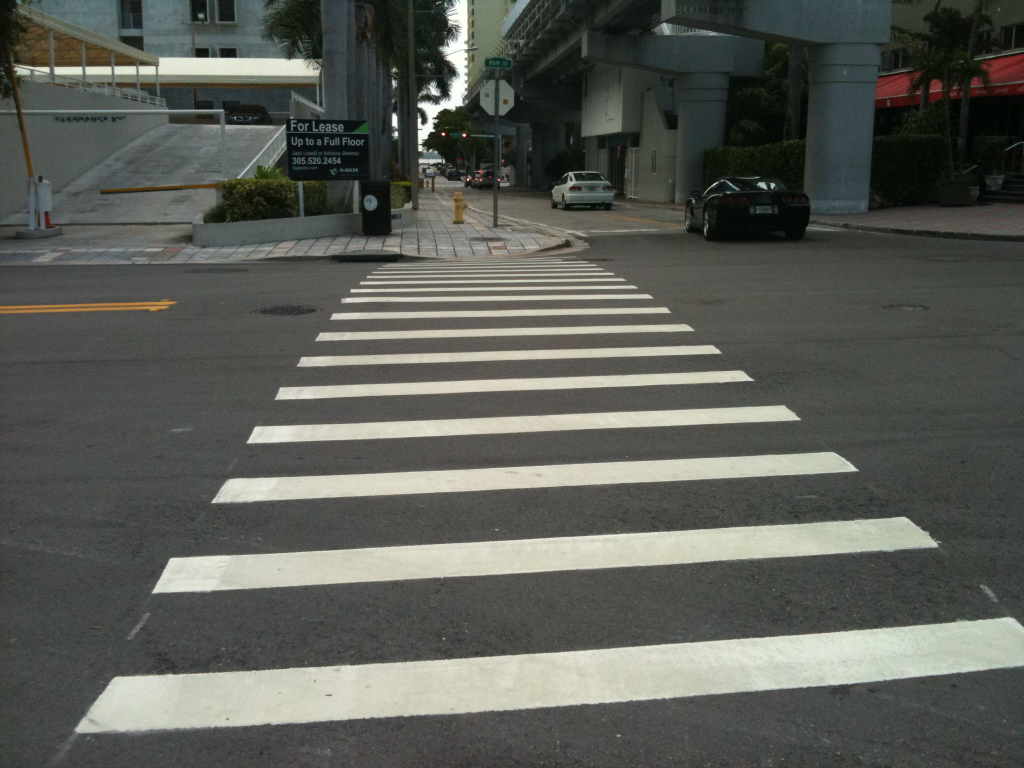
%> input picture Samples/zebra3.jpg, 2048 x 1536 px (shown at 1/2 size)
$ octave LSD.m   (GNU Octave 9; MATLAB toolbox functions it lacks are replaced by stand-ins)
%> lines starting %> are read from the running program, lines starting %| are printed output that depends on the picture; in (x1, y1, x2, y2) boxes, pixels count from 0 and x2, y2 are one past the last pixel; in counts of white or black regions, pixels touching at a corner belong together; the program's own positions count from 1
### matlab/polarity.m
function [ p ] = polarity( region, gy )
%POLARITY
%   compute the polarity of a line segment region
%   input:  region      pixel coordinates in rc space
%           gy          vertical gradient map

    sum = 0;
    for i = 1:5
        k = randi(length(region(1,:)));
        r = region(1,k);
        c = region(2,k);
        sum = sum + gy(r,c);
    end
    if sum > 0
        p = 1;
    else
        p = -1;
    end
end

### matlab/LSD.m
clear;
clc;
close all;

%% Step 0: Read input image
im  = rgb2gray(imread('../samples/zebra3.jpg'));
%> im: size 1536x2048 uint8; min 0, max 255, mean 90.8
im = imresize(im, [300, 400]);
%> im: size 300x400 uint8
iim = im;   % for visualization
im = 255 - im;
% black pixels are 0 and white pixels are up to 255

tic;
%% Step 1: Image scaling
% Hyper-parameters
S = 0.8;
E = 0.6;

im = imgaussfilt(im, E/S);
im = imsharpen(im);
im = imadjust(im);
% imshow(iim);

%% Step 2: Gradient computation
% compute the gradient angle and magnitude of all pixels
% -1  1  flip  1  -1
% -1  1  ===>  1  -1
Dx_mask = [1 -1; 1 -1];
% -1  -1  flip   1   1
%  1   1  ===>  -1  -1
Dy_mask = [1 1; -1 -1];

[M, N] = size(im);
%> M = 300; N = 400
zero_padded_img = zeros(M+1, N+1);
% +1 because the mask is 2*2 array
zero_padded_img(1:M,1:N) = im;

gx = conv2(zero_padded_img, Dx_mask, 'valid')./2;
gy = conv2(zero_padded_img, Dy_mask, 'valid')./2;

angle = atan2(-gy, gx);
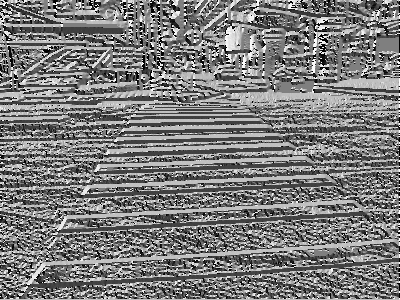
%> angle: size 300x400 double; min -3.14, max 3.14, mean -0.0874; drawn with min black and max white
G = sqrt(gx.^2 + gy.^2);
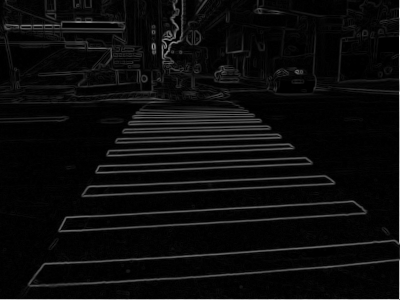
%> G: size 300x400 double; min 0, max 255, mean 11.8
% [4 lines of commented-out code are left out]

%% Step 3: Gradient pseudo ordering (and thresholding)
% Hyper-parameters:
tau = pi/8; % 22.5 degree
q = 2;
% gradient magnitude threshold
threshold = q/sin(tau);

max_gradient = max(max(G));
%> max_gradient = 255

% 1024 bins [2, n, 1024]
bins = zeros(2,10240,1024);
bin_ends = ones(1024,1);
bin_centers = max_gradient:-max_gradient/1024:max_gradient/1024;
%> bin_centers = 1024 values, max 255 at index 1, min 0.249 at index 1024, mean 127.6

for c = 2:N-1
    for r = 2:M-1
        if G(r,c) > threshold
            dist = abs(bin_centers - G(r,c));
            [~, id] = min(dist);
            % e = min(dist);
            bins(:, bin_ends(id), id) = [r; c];
            bin_ends(id) = bin_ends(id) + 1;
        end
    end
end
%> after the loop, bin_ends = 1024 values, max 1528 at index 1001, min 1 at index 1, mean 40.61; dist = 1024 values, max 249.3 at index 1, min 0.0267 at index 1002, mean 122; id = 1002

%% Step 4: Region grow
% output for next step
output_regions = {};
output_rectangles = {};
count = 0;

% Hyper-parameters:
tau = pi/8; % 22.5 deg

% Constants
USED = 1;
NOT_USED = 0;

status = ones(M,N); % 1: USED ---- 0: NOT USED
for c = 2:N
    for r = 2:M
        if G(r,c) > threshold && abs(gy(r,c)) > threshold/2
            status(r, c) = 0;
        end
    end
end
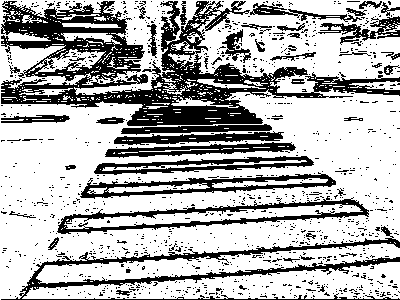
%> status: size 300x400 double; values 0 (black) and 1 (white), 69.3% white; 1091 black regions (1046 under 20 px), largest, box (x1, y1, x2, y2) and area: (1, 1, 400, 126) 16045, (1, 226, 400, 300) 4092, (57, 196, 369, 234) 2590

% what bin is active now, starting from 1
iter = 1;

% visualization 1: show original image as background
figure;
imshow(flipud(iim));
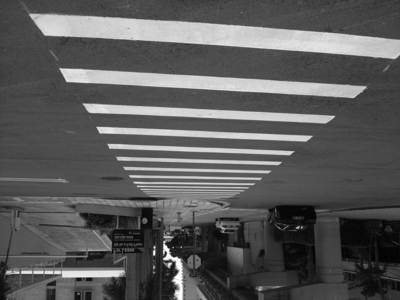
%> displayed picture: size 300x400, on the screen's scale of 0 to 255; min 3, max 255, mean 90.8; mean of the top-left, top-right, bottom-left and bottom-right quarters 107.4, 108.8, 86.4, 60.5
set(gca, 'ydir', 'normal');
hold on;

while iter <= 1024
    for i = 1:bin_ends(iter)-1
        pixel = bins(:,i,iter);
        r = pixel(1);
        c = pixel(2);
        if status(r,c) == NOT_USED
            [region, status] = region_grow(angle, pixel, tau, status);

            if length(region(1,:)) < 20
                continue;
            end
            [rect_center, rect_angle, W, L] = rectangle_self(region, G, im);
            disp(length(region(1,:)));
            if abs(abs(rect_angle) - pi/2) > pi/8
                continue;
            end
            disp(rect_angle);
            p = 1/8;
            count = count + 1;
            output_regions{count} = region;
            output_rectangles{count} = [rect_center; rect_angle; W; L]; % 1:2 center 3,4,5 angle,W,L
        end
    end
    iter = iter + 1;
end
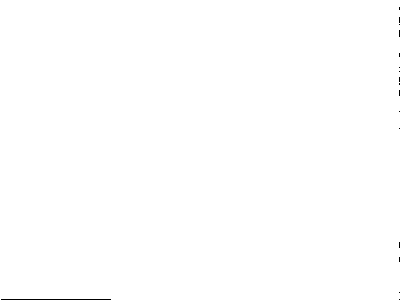
%> status: size 300x400 double; values 0 (black) and 1 (white), 99.9% white; black in thin lines or dots
%> after the loop, L = 137.5; W = 2; count = 186; iter = 1025; output_rectangles = 186 items; output_regions = 186 items; p = 0.125; rect_angle = -1.57; rect_center = [180.7; 1]; region = [17; 399]

%% Step 5: Grouping line segments
% create line semgents
% [rho; theta; xmin; xmax; polarity]
% Note:  theta in [0, pi]

segment_functions = {};
for i = 1:count
    p0 = [output_rectangles{i}(1); output_rectangles{i}(2)];
    n_angle = output_rectangles{i}(3);
    L = output_rectangles{i}(5);
    n = [cos(n_angle); sin(n_angle)];
    rho = (p0 - [1;1])' * n;
    if rho > 0
        theta = n_angle;
    else
        theta = n_angle + pi;
        rho = -rho;
    end
    xmin = p0(1) - abs(L/2*sin(theta));
    xmax = p0(1) + abs(L/2*sin(theta));
    polar = polarity(output_regions{i}, gy);
    segment_functions{i} = [rho; theta; xmin; xmax; polar];
    % [8 lines of commented-out code are left out]
end
%> this loop made 186 passes
%> (p0, n_angle, L, n, rho, theta, xmin, xmax) on passes 1 to 9: ([101.8; 278.1], -1.59, 32.31, [-0.021; -1], 279.2, 1.55, 85.7, 118), ([47.09; 275.1], -1.56, 27.82, [0.00932; -1], 273.6, 1.58, 33.18, 61), ([76.24; 278.6], -1.59, 28.53, [-0.0166; -1], 278.8, 1.55, 61.98, 90.51), ([293.1; 51.57], -1.5, 204.4, [0.0741; -0.997], 28.77, 1.64, 191.2, 395.1), ([216.7; 90.79], -1.51, 273.1, [0.0561; -0.998], 77.54, 1.63, 80.37, 353), ([75.56; 83.39], -1.52, 17.13, [0.0459; -0.999], 78.88, 1.62, 67, 84.11), ([206.3; 132.3], -1.53, 211.5, [0.0432; -0.999], 122.3, 1.61, 100.6, 312), ([165.8; 42.66], -1.51, 58.67, [0.0602; -0.998], 31.66, 1.63, 136.5, 195), ([364.7; 36.83], -1.47, 68.96, [0.102; -0.995], 1.31, -1.47, 330.4, 399)
%> p0 on pass 58: [296.7; 115.6]

% Hyper-parameters:
eps_theta = pi/32;
eps_rho_base = 5;
eps_dist = 5;

% whether a segment is already combined to a final segment
segment_usage = zeros(count,1);
combinations = {};

xdiff = zeros(length(segment_functions),1);
for i = 1:length(segment_functions)
    xdiff(i) = segment_functions{i}(4)-segment_functions{i}(3);
end

[~,sort_idx] = sort(xdiff);

for ii = 1 : count
    i = sort_idx(ii);
    if segment_usage(i) == USED
        continue;
    end
    seed = segment_functions{i};
    wait_list = zeros(6,1);
    wait_list(:,1) = [seed; i];
    segment_usage(i) = USED;
    for jj = ii+1:count
        j = sort_idx(jj);
        if segment_usage(j) == USED
            continue;
        end
        if line_similarity(segment_functions{i}, segment_functions{j}, eps_theta, eps_dist) == 1
            wait_list(:,end+1) = [segment_functions{j}; j];
            segment_usage(j) = USED;
        end
    end
    % -------------------------------------------- %
    wait_list = sortrows(wait_list' ,3)';
    wait_list_size = size(wait_list,2);
    cur_comb = [];
    cur_xmax = 0;
    tolerance = 10;
    cur_comb(1) = wait_list(6,1);
    cur_xmax = wait_list(4,1);
    for j = 2:wait_list_size
        if cur_xmax + tolerance > wait_list(3,j)
            cur_comb(end+1) = wait_list(6,j);
            cur_xmax = wait_list(4,j);
        else
            combinations{end+1} = cur_comb;
            cur_comb = [];
            cur_comb(1) = wait_list(6,j);
            cur_xmax = wait_list(4,j);
        end
    end
    combinations{end+1} = cur_comb;
end

% Do the combination
% Hyper-parameter
G_thresh = threshold * 3;

pos_segments = {};
neg_segments = {};
for i=1:length(combinations)
    polar = segment_functions{combinations{i}(1)}(5);
    xmin = segment_functions{combinations{i}(1)}(3);
    xmax = segment_functions{combinations{i}(1)}(4);
    BW = zeros(M,N);
    for j = 1:length(combinations{i})
        idx = combinations{i}(j);
        new_x_min = segment_functions{idx}(3);
        new_x_max = segment_functions{idx}(4);
        if new_x_min < xmin
            xmin = new_x_min;
        end
        if new_x_max > xmax
            xmax = new_x_max;
        end
        for k=1:length(output_regions{idx}(1,:))
            if G(output_regions{idx}(1,k),output_regions{idx}(2,k))>G_thresh
                BW(output_regions{idx}(1,k),output_regions{idx}(2,k))=1;
            end
        end
    end
    BW = flipud(BW);
    [H,T,R] = hough(BW);
    P  = houghpeaks(H,1,'threshold',ceil(0.3*max(H(:))));
    lines = houghlines(BW,T,R,P);
    if length(lines)<1
        continue;
    end
    rho = lines(1).rho;
    theta = lines(1).theta/180*pi;

    % remove small segments
    if xmax - xmin < 20
        continue;
    end
    if polar > 0
        pos_segments{end+1} = [rho; theta; xmin; xmax; polar];
    else
        neg_segments{end+1} = [rho; theta; xmin; xmax; polar];
    end

    x = xmin:0.1:xmax;
    y = (rho - x.*cos(theta))./ sin(theta);

    % visualization 3: plot the grouped line segments with polarity
    if polar > 0
        % plot(x, y, 'g-', 'linewidth', 0.1);
        %text(mean(x), mean(y), num2str(theta), 'color', 'y');
    else
        % plot(x, y, 'r-', 'linewidth', 0.1);
        %text(mean(x), mean(y), num2str(theta), 'color', 'y');
    end
end
%> this loop made 89 passes
%> pass 1, `[H,T,R] = hough(BW);`:
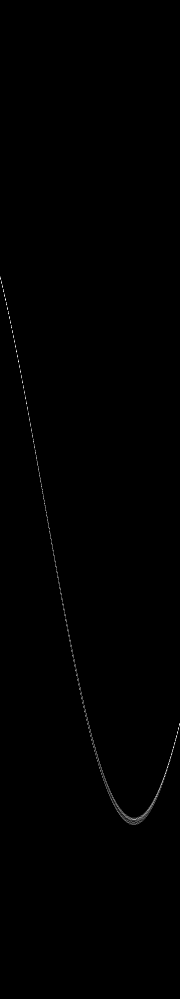
%> H: size 999x180 double; min 0, max 9, mean 0.02; drawn with min black and max white
%> after the loop:
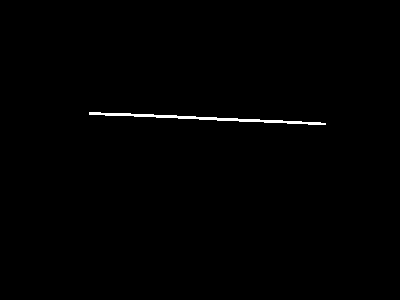
%> BW: size 300x400 double; values 0 (black) and 1 (white), 0.56% white; 1 white region, box (x1, y1, x2, y2) and area: (89, 112, 326, 125) 678


%% Step 6: Matching line segments
K1 = length(pos_segments);
K2 = length(neg_segments);
score_matrix = zeros(K1, K2);
% pos->neg

for i = 1:K2
    for j = 1:K1
        score = proximity(pos_segments{j}, neg_segments{i});
        score_matrix(j,i) = score;
    end
end
%> this loop made 18 passes

order = zeros(K1, K2);
for i = 1:K2
    [~, order(:,i)] = sort(score_matrix(:,i));
    order(:,i) = flipud(order(:,i));
end

pos_matched = zeros(K1,1);
pos_left = K1;
neg_matched = zeros(K2,1);
neg_left = K2;

pairs = []; %   [pos_id; neg_id]

[n1, n2] = size(score_matrix);
%> (the run ends here)
